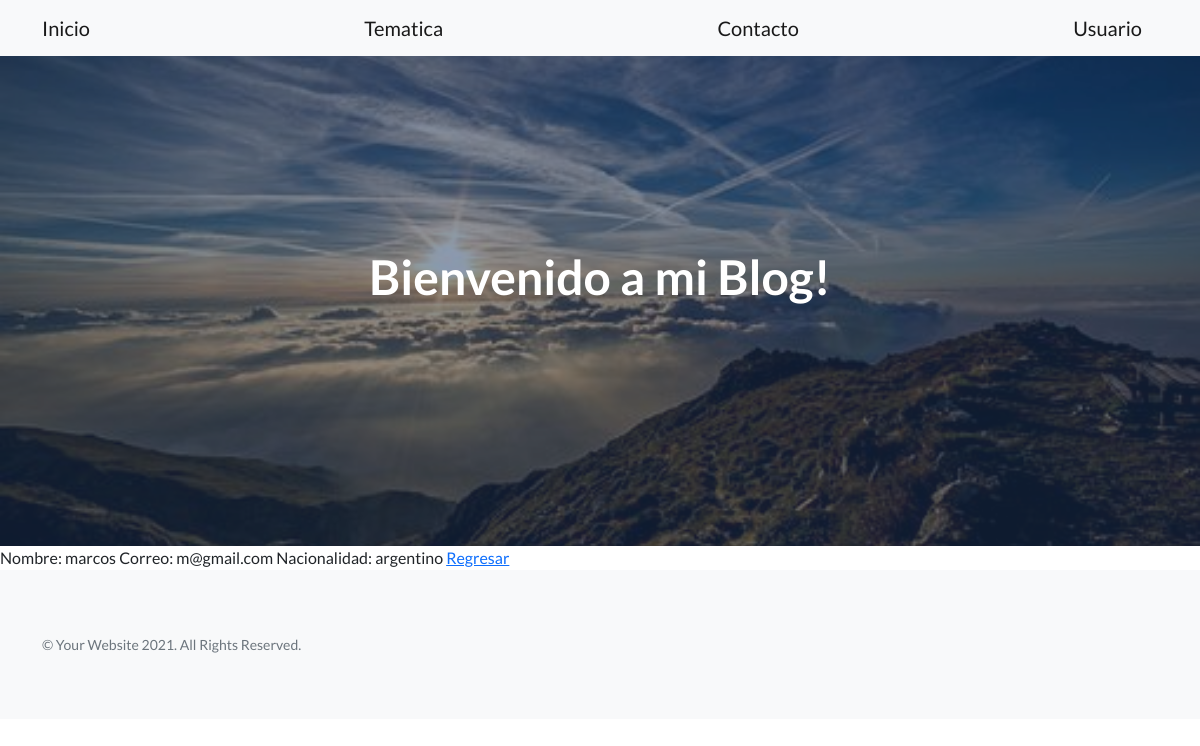
The app's page /AppFogliatti/usuario/detail/1 with its own data.
### AppFogliatti/models.py (models this page shows)
class Usuario(models.Model):
    nombre=models.CharField(max_length=40)
    correo=models.CharField(max_length=50)
    nacionalidad=models.CharField(max_length=50)

### AppFogliatti/views.py (the view)
# urls.py: path('usuario/detail/<pk>', views.UsuarioDetail.as_view(),name='DetailUsuario'),
class UsuarioDetail(DetailView):
    model = Usuario
    template_name = "AppFogliatti/usuario_detail.html"

### AppFogliatti/templates/AppFogliatti/usuario_detail.html
{% extends "AppFogliatti/padre.html" %}
{% load static %}
{% block contenidoQueCambia %}
Nombre: {{usuario.nombre}}
Correo: {{usuario.correo}}
Nacionalidad: {{usuario.nacionalidad}}
<a href="{%url 'ListUsuario'%}">Regresar</a>
{% endblock %}

### records on screen
Usuario: nombre "marcos", correo "m@gmail.com", nacionalidad "argentino"
